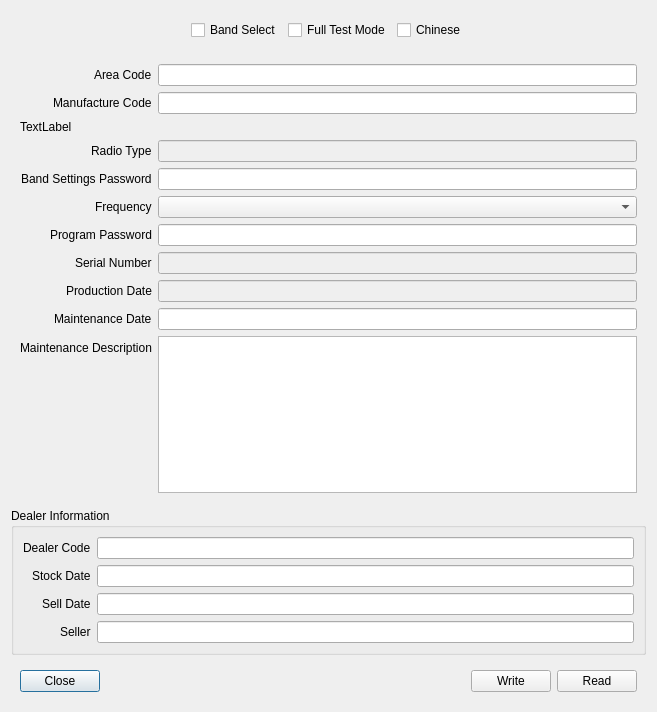
<?xml version="1.0" encoding="UTF-8"?>
<ui version="4.0">
 <class>ExpertOptionsDialog</class>
 <widget class="QDialog" name="ExpertOptionsDialog">
  <property name="geometry">
   <rect>
    <x>0</x>
    <y>0</y>
    <width>657</width>
    <height>712</height>
   </rect>
  </property>
  <property name="windowTitle">
   <string>Expert Options (AT_OPTIONS)</string>
  </property>
  <layout class="QVBoxLayout" name="verticalLayout">
   <item>
    <widget class="QWidget" name="widget" native="true">
     <layout class="QHBoxLayout" name="horizontalLayout">
      <item>
       <spacer name="horizontalSpacer_2">
        <property name="orientation">
         <enum>Qt::Orientation::Horizontal</enum>
        </property>
        <property name="sizeHint" stdset="0">
         <size>
          <width>40</width>
          <height>20</height>
         </size>
        </property>
       </spacer>
      </item>
      <item>
       <widget class="QCheckBox" name="bandSelectChbx">
        <property name="text">
         <string>Band Select</string>
        </property>
       </widget>
      </item>
      <item>
       <widget class="QCheckBox" name="fullTestModeChbx">
        <property name="text">
         <string>Full Test Mode</string>
        </property>
       </widget>
      </item>
      <item>
       <widget class="QCheckBox" name="chineseChbx">
        <property name="text">
         <string>Chinese</string>
        </property>
       </widget>
      </item>
      <item>
       <spacer name="horizontalSpacer_3">
        <property name="orientation">
         <enum>Qt::Orientation::Horizontal</enum>
        </property>
        <property name="sizeHint" stdset="0">
         <size>
          <width>40</width>
          <height>20</height>
         </size>
        </property>
       </spacer>
      </item>
     </layout>
    </widget>
   </item>
   <item>
    <widget class="QWidget" name="widget_2" native="true">
     <layout class="QHBoxLayout" name="horizontalLayout_3">
      <item>
       <layout class="QFormLayout" name="formLayout">
        <property name="labelAlignment">
         <set>Qt::AlignmentFlag::AlignRight|Qt::AlignmentFlag::AlignTrailing|Qt::AlignmentFlag::AlignVCenter</set>
        </property>
        <item row="0" column="0">
         <widget class="QLabel" name="label">
          <property name="text">
           <string>Area Code</string>
          </property>
         </widget>
        </item>
        <item row="1" column="0">
         <widget class="QLabel" name="label_2">
          <property name="text">
           <string>Manufacture Code</string>
          </property>
         </widget>
        </item>
        <item row="2" column="0">
         <widget class="QLabel" name="label_3">
          <property name="text">
           <string>TextLabel</string>
          </property>
         </widget>
        </item>
        <item row="3" column="0">
         <widget class="QLabel" name="label_4">
          <property name="text">
           <string>Radio Type</string>
          </property>
         </widget>
        </item>
        <item row="0" column="1">
         <widget class="QLineEdit" name="areaCodeTxt">
          <property name="maxLength">
           <number>4</number>
          </property>
         </widget>
        </item>
        <item row="1" column="1">
         <widget class="QLineEdit" name="manufactureCodeTxt">
          <property name="maxLength">
           <number>8</number>
          </property>
         </widget>
        </item>
        <item row="3" column="1">
         <widget class="QLineEdit" name="radioTypeTxt">
          <property name="enabled">
           <bool>false</bool>
          </property>
          <property name="readOnly">
           <bool>false</bool>
          </property>
         </widget>
        </item>
        <item row="4" column="0">
         <widget class="QLabel" name="label_5">
          <property name="text">
           <string>Band Settings Password</string>
          </property>
         </widget>
        </item>
        <item row="4" column="1">
         <widget class="QLineEdit" name="bandSettingPasswordTxt">
          <property name="enabled">
           <bool>true</bool>
          </property>
         </widget>
        </item>
        <item row="5" column="0">
         <widget class="QLabel" name="label_6">
          <property name="text">
           <string>Frequency</string>
          </property>
         </widget>
        </item>
        <item row="6" column="0">
         <widget class="QLabel" name="label_7">
          <property name="text">
           <string>Program Password</string>
          </property>
         </widget>
        </item>
        <item row="5" column="1">
         <widget class="QComboBox" name="frequencyCmbx">
          <property name="enabled">
           <bool>true</bool>
          </property>
         </widget>
        </item>
        <item row="6" column="1">
         <widget class="QLineEdit" name="programPasswordTxt">
          <property name="enabled">
           <bool>true</bool>
          </property>
          <property name="maxLength">
           <number>4</number>
          </property>
         </widget>
        </item>
        <item row="7" column="0">
         <widget class="QLabel" name="label_8">
          <property name="text">
           <string>Serial Number</string>
          </property>
         </widget>
        </item>
        <item row="7" column="1">
         <widget class="QLineEdit" name="serialNumberTxt">
          <property name="enabled">
           <bool>false</bool>
          </property>
         </widget>
        </item>
        <item row="8" column="0">
         <widget class="QLabel" name="label_9">
          <property name="text">
           <string>Production Date</string>
          </property>
         </widget>
        </item>
        <item row="8" column="1">
         <widget class="QLineEdit" name="productionDateTxt">
          <property name="enabled">
           <bool>false</bool>
          </property>
         </widget>
        </item>
        <item row="9" column="0">
         <widget class="QLabel" name="label_10">
          <property name="text">
           <string>Maintenance Date</string>
          </property>
         </widget>
        </item>
        <item row="9" column="1">
         <widget class="QLineEdit" name="maintenanceDateTxt">
          <property name="enabled">
           <bool>true</bool>
          </property>
          <property name="maxLength">
           <number>16</number>
          </property>
         </widget>
        </item>
        <item row="10" column="0">
         <widget class="QLabel" name="label_11">
          <property name="text">
           <string>Maintenance Description</string>
          </property>
         </widget>
        </item>
        <item row="10" column="1">
         <widget class="QPlainTextEdit" name="maintenanceDescriptionTxt">
          <property name="enabled">
           <bool>true</bool>
          </property>
         </widget>
        </item>
       </layout>
      </item>
     </layout>
    </widget>
   </item>
   <item>
    <widget class="QGroupBox" name="groupBox">
     <property name="title">
      <string>Dealer Information</string>
     </property>
     <layout class="QVBoxLayout" name="verticalLayout_2">
      <item>
       <layout class="QFormLayout" name="formLayout_2">
        <property name="labelAlignment">
         <set>Qt::AlignmentFlag::AlignRight|Qt::AlignmentFlag::AlignTrailing|Qt::AlignmentFlag::AlignVCenter</set>
        </property>
        <item row="0" column="0">
         <widget class="QLabel" name="label_12">
          <property name="text">
           <string>Dealer Code</string>
          </property>
         </widget>
        </item>
        <item row="1" column="0">
         <widget class="QLabel" name="label_13">
          <property name="text">
           <string>Stock Date</string>
          </property>
         </widget>
        </item>
        <item row="2" column="0">
         <widget class="QLabel" name="label_14">
          <property name="text">
           <string>Sell Date</string>
          </property>
         </widget>
        </item>
        <item row="3" column="0">
         <widget class="QLabel" name="label_15">
          <property name="text">
           <string>Seller</string>
          </property>
         </widget>
        </item>
        <item row="0" column="1">
         <widget class="QLineEdit" name="dealerCodeTxt">
          <property name="maxLength">
           <number>16</number>
          </property>
         </widget>
        </item>
        <item row="1" column="1">
         <widget class="QLineEdit" name="stockDateTxt">
          <property name="maxLength">
           <number>16</number>
          </property>
         </widget>
        </item>
        <item row="2" column="1">
         <widget class="QLineEdit" name="sellDateTxt">
          <property name="maxLength">
           <number>16</number>
          </property>
         </widget>
        </item>
        <item row="3" column="1">
         <widget class="QLineEdit" name="sellerTxt">
          <property name="maxLength">
           <number>16</number>
          </property>
         </widget>
        </item>
       </layout>
      </item>
     </layout>
    </widget>
   </item>
   <item>
    <widget class="QWidget" name="widget_3" native="true">
     <layout class="QHBoxLayout" name="horizontalLayout_2">
      <item>
       <widget class="QPushButton" name="closeBtn">
        <property name="text">
         <string>Close</string>
        </property>
       </widget>
      </item>
      <item>
       <spacer name="horizontalSpacer">
        <property name="orientation">
         <enum>Qt::Orientation::Horizontal</enum>
        </property>
        <property name="sizeHint" stdset="0">
         <size>
          <width>40</width>
          <height>20</height>
         </size>
        </property>
       </spacer>
      </item>
      <item>
       <widget class="QPushButton" name="writeBtn">
        <property name="text">
         <string>Write</string>
        </property>
       </widget>
      </item>
      <item>
       <widget class="QPushButton" name="readBtn">
        <property name="text">
         <string>Read</string>
        </property>
       </widget>
      </item>
     </layout>
    </widget>
   </item>
  </layout>
 </widget>
 <resources/>
 <connections/>
</ui>
